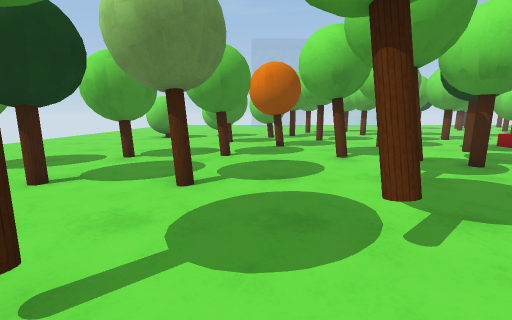
View 1 (above)

24 first-person views from a walk through a scene from a Unity 3-D project. The camera is 1.2 m above the floor, tilts 10° down and sees 90° across. The floor is counted in squares, 1 m on a side. Each view is taken from the middle of a square. On the plan, view 1 faces up. The plan holds only what a view shows up to about 12 squares ahead; the rest is blank. The place goes on beyond the plan. The player character is not drawn.

View 2
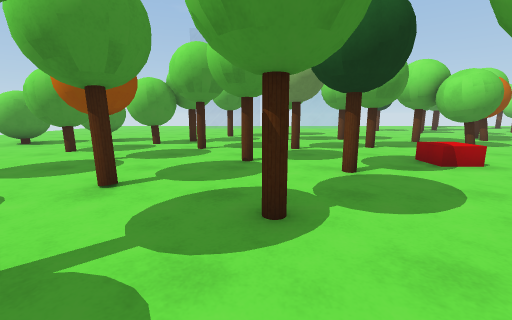

View 3
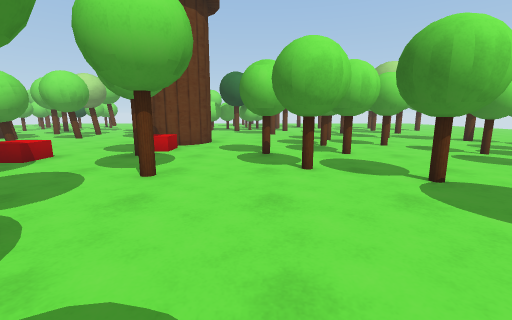

View 4
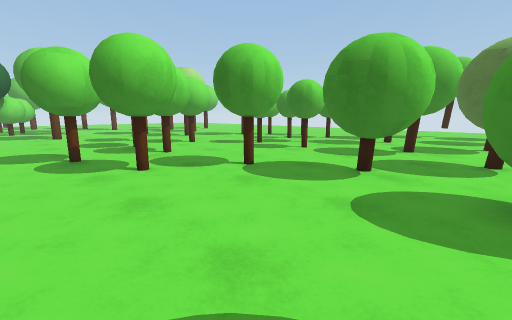

View 5
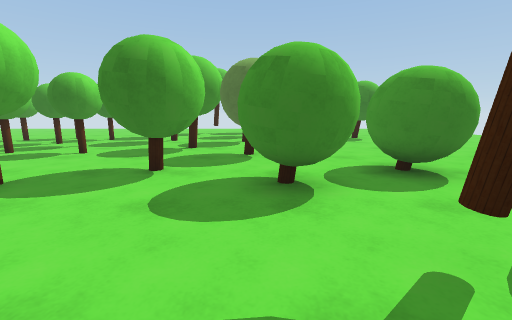

View 6
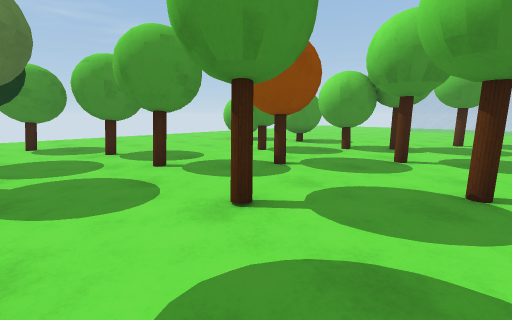

View 7
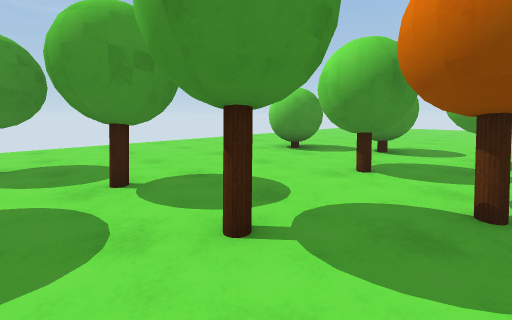

View 8
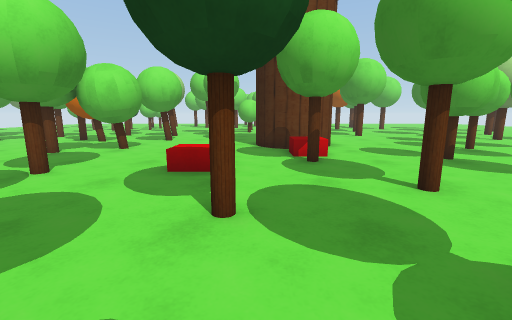

View 9
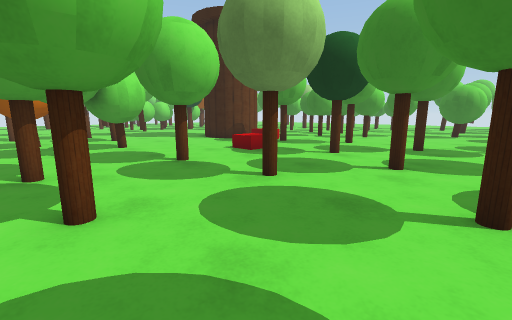

View 10
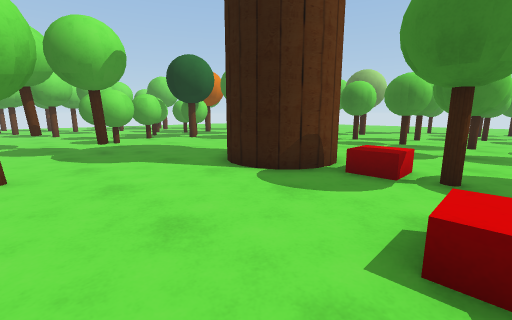

View 11
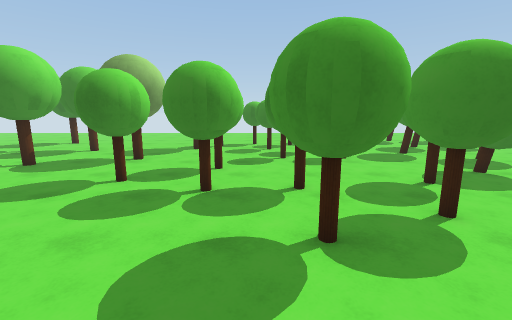

View 12
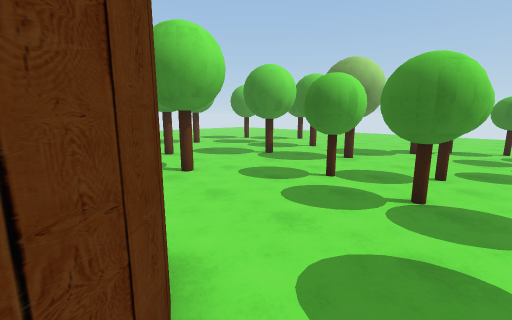

View 13
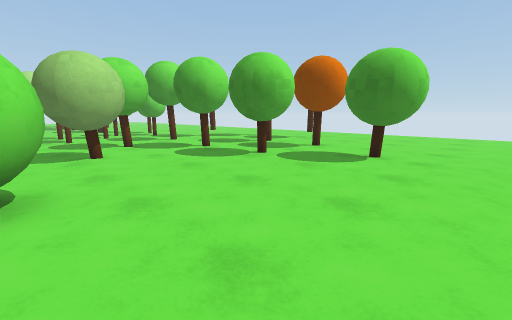

View 14
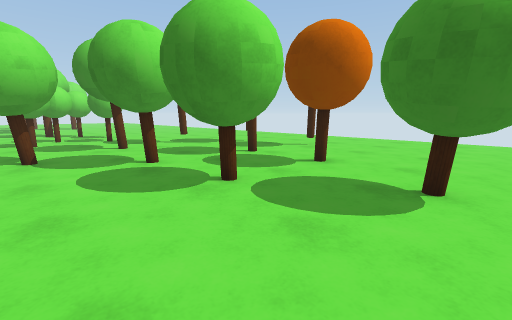

View 15
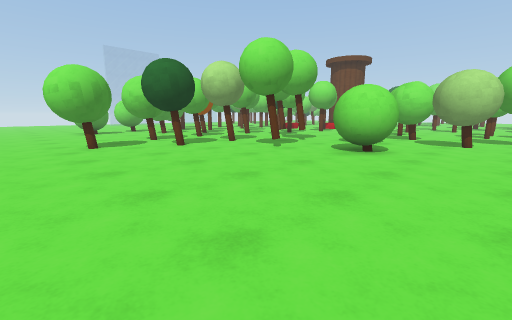

View 16
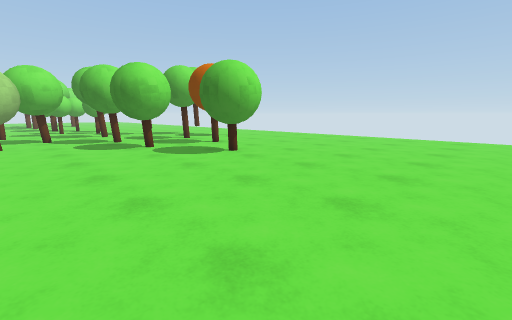

View 17
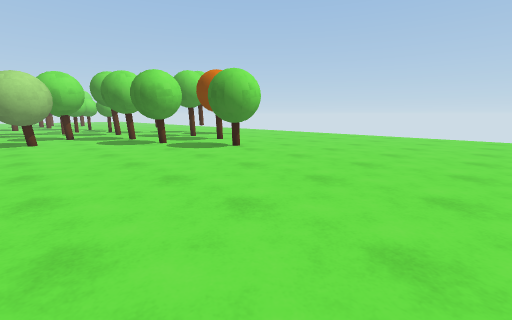

View 18
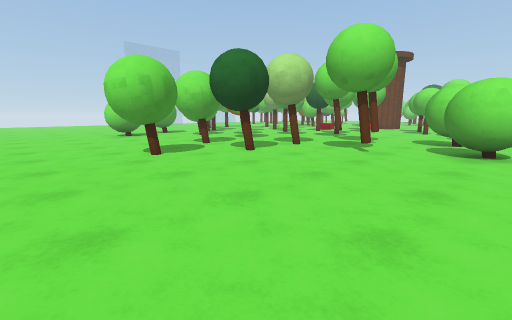

View 19
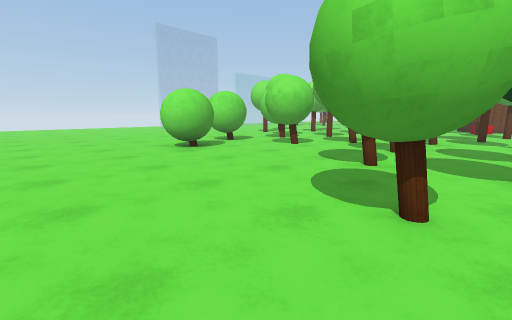

View 20
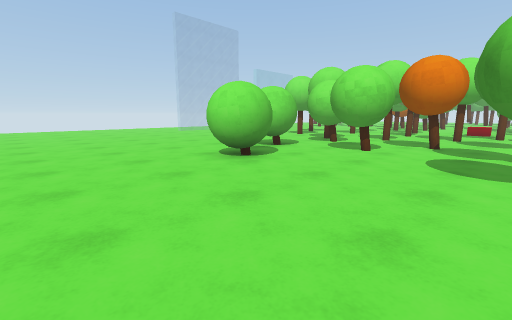

View 21
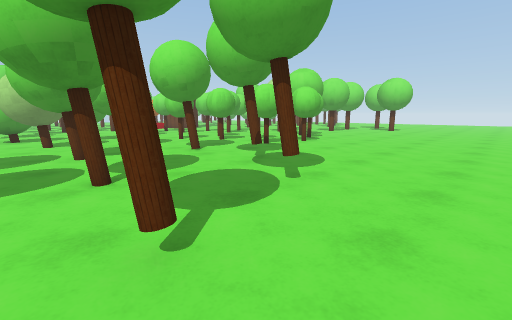

View 22
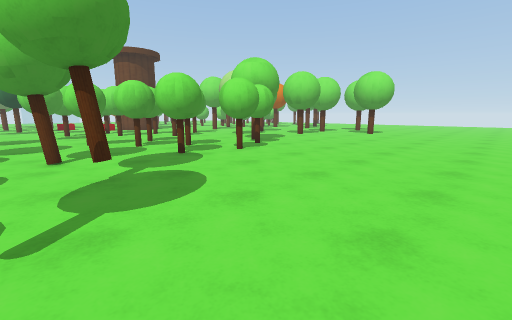

View 23
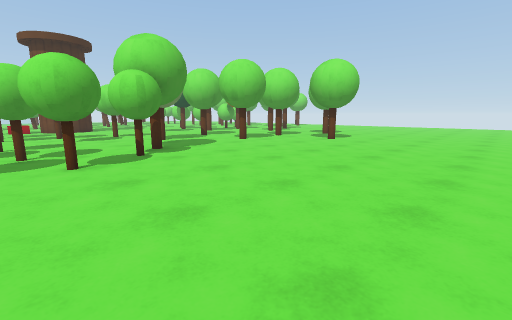

View 24
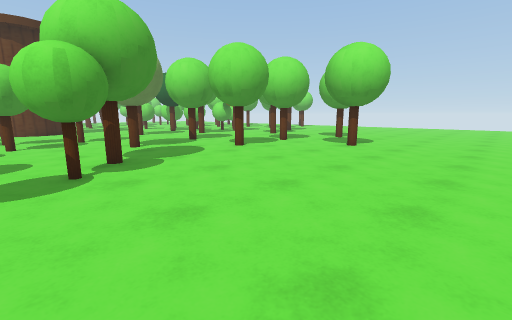

### Floor plan
Key: @ floor where view 1 was taken; # wall or solid block; . floor; / step, stairs or slope; O other object.
Columns run from 10 left of view 1 to 22 right of it. Each row starts with its distance up from view 1.
 16 ........ .......O..O.....OO..O
 15 ..... .OOOO O...O.....O..OO..O
 14 ....OOOOOOOOO.........OO..O
 13 .....OO.. OO.......O..OOO.O
 12 ........OO...O..O..O...O.OO .....
 11 ........OOOO....................O
 10 ..........OO...O.............O...
  9 .........OOO........O..........OO
  8 .....OOOOOO.O....O......##.....OO
  7 ...O.OOO.O..O........O/##  ......
  6 ..OOO..........O.....O/##  .....
  5 ...OOOOO.O...O....O.....##   ..
  4 .....OO..O....................
  3 ....................OOO.......
  2 ........O..O......OOOO.......O..
  1 ........O.........O OO.OO........
  0 ..........@OOO...OO.OOOO OO......
 -1 .........OO.OOOOOOO.... .OO......
 -2 .........OO...OO ......OO.......
 -3 ............OOO........O......O.
 -4 ............OOOO..OOOO....OO.....
 -5 .............OOOO.OO O...........
 -6 ...............OO..OOO........O..
 -7 ..........OO.OO......OO..O.......
 -8 ..........OO.OO..O.OOOOOOO.......
 -9 .......OO.. ........OOOOO........
-10 .......OO.OO..........O..........
-11 ..........OO.O...O...............
-12 .................................
-13 ................O................
-14 .............O...................
-15 .................................
-16 .................................
-17 .............
-18 ......... ..

Positions as (right, up) in squares from view 1, and headings:
1: (0, 0), facing up
2: (5, 3), facing up
3: (3, 3), facing right
4: (3, 4), facing down-right
5: (3, 4), facing down
6: (5, 5), facing up-left
7: (1, 6), facing up-left
8: (4, 8), facing right
9: (3, 16), facing down-right
10: (10, 12), facing down-right
11: (12, 6), facing down
12: (12, 6), facing down-right
13: (-5, -2), facing down-right
14: (-3, -5), facing down-right
15: (-9, -5), facing up-right
16: (-9, -4), facing down-right
17: (-10, -3), facing down-right
18: (-10, -2), facing up-right
19: (-10, 5), facing up-right
20: (-10, 8), facing up-right
21: (2, -16), facing up-right
22: (6, -16), facing up-right
23: (11, -16), facing up-right
24: (13, -14), facing up-right
